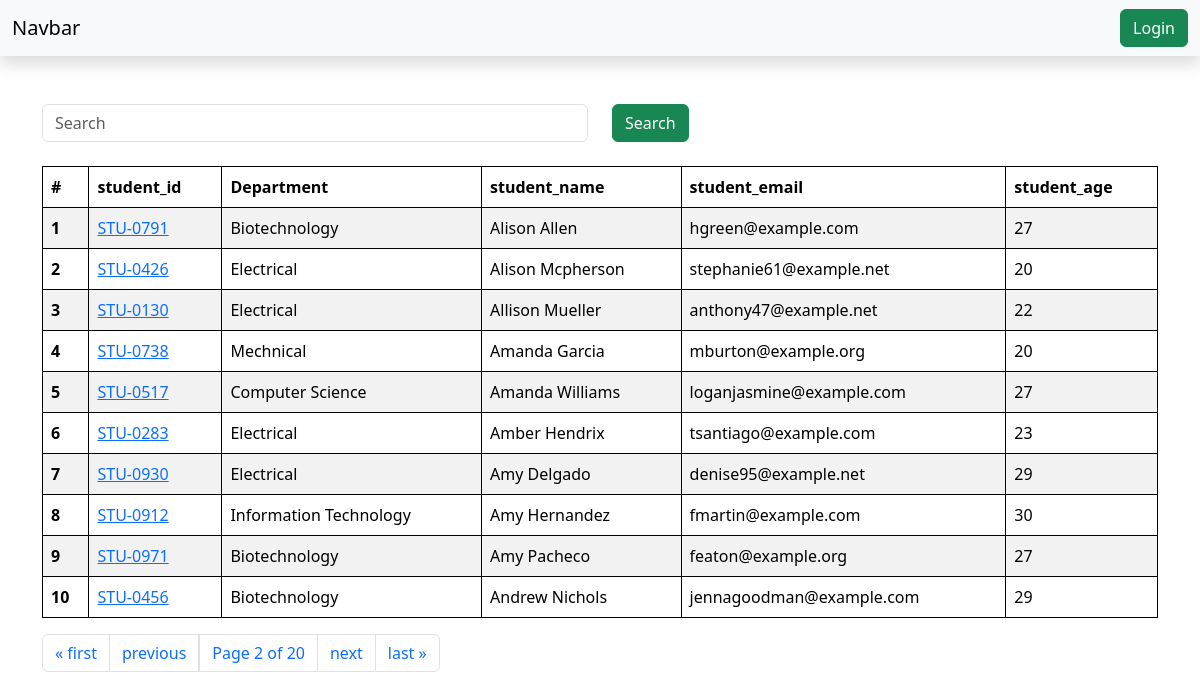
Screenshot of /students/?page=2 with the database file from the repository.
### vege/models.py (models this page shows, shortened)
class Student(models.Model):
    department = models.ForeignKey(Department, related_name="depart", on_delete=models.CASCADE)
    student_id = models.OneToOneField(StudentID, related_name="studentid", on_delete=models.CASCADE)
    student_name = models.CharField(max_length=100)
    student_email = models.EmailField(unique=True)
    student_age = models.IntegerField(default=18)
    student_address = models.TextField()
    class Meta:
        ordering = ['student_name']
        verbose_name = "student"

class StudentID(models.Model):
    student_id = models.CharField(max_length=100)
    def __str__(self) -> str:
        return self.student_id

class Department(models.Model):
    department = models.CharField(max_length=100)
    class Meta:
        ordering = ['department']

### vege/views.py (the view, shortened to what this page needs)
# urls.py: path('students/', get_student, name="get_student"),
def get_student(request):
    queryset = Student.objects.all()
    paginator = Paginator(queryset, 10)  # Show 10 rowa per page.
    page_number = request.GET.get("page", 1)
    page_obj = paginator.get_page(page_number)
    print(page_obj)
    return render(request, 'report/students.html', {'queryset' : page_obj})

### vege/templates/report/students.html
{% extends "base.html" %}
{% block start %}
<div class="container mt-5">
    <form class="mb-4" method="get" id="234">
        <div class="row">
            <div class="col-md-6">
                <input type="text" name="search" class="form-control" placeholder="Search"
                    value="{{ request.GET.search }}">
            </div>
            <div class="col-md-6">
                <button class="btn btn-success">Search</button>
            </div>
        </div>
    </form>
    <table class="table table-striped">
        <thead>
            <tr>
                <th scope="col">#</th>
                <th scope="col">student_id</th>
                <th scope="col">Department</th>
                <th scope="col">student_name</th>
                <th scope="col">student_email</th>
                <th scope="col">student_age</th>
            </tr>
        </thead>
        <tbody>
            {% for student in queryset %}
            <tr>
                <th scope="row">{{forloop.counter}}</th>
                <td><a href="{% url 'see_marks' student.student_id %}">
                        {{student.student_id}}</a></td>
                <td>{{student.department.department}}</td>
                <td>{{student.student_name}}</td>
                <td>{{student.student_email}}</td>
                <td>{{student.student_age}}</td>
            </tr>
            {% endfor %}
        </tbody>
    </table>
    <nav aria-label="Page navigation example">
        <ul class="pagination">
            {% if queryset.has_previous %}
            <li class="page-item"><a class="page-link" href="?page=1">&laquo; first</a></li>
            <li class="page-item"><a class="page-link"
                    href="?page={{ queryset.previous_page_number }}&search={{ request.GET.search }}">previous</a>
            </li>
            {% endif %}
            <span class="current page-link">
                Page {{ queryset.number }} of {{ queryset.paginator.num_pages }}
            </span>
            {% if queryset.has_next %}
            <li class="page-item"><a class="page-link" href="?page={{ queryset.next_page_number }}">next</a></li>
            <li class="page-item"><a class="page-link" href="?page={{ queryset.paginator.num_pages }}">last &raquo;</a>
            </li>
            {% endif %}
        </ul>
    </nav>
</div>
{% endblock %}

### home/templates/base.html (style rules this page uses)
table, th, td { border: 1px solid black; }

### rows the page displays
Student: student_id "STU-0791", department.department "Biotechnology", student_name "Alison Allen", student_email "hgreen@example.com", student_age "27"
Student: student_id "STU-0426", department.department "Electrical", student_name "Alison Mcpherson", student_email "stephanie61@example.net", student_age "20"
Student: student_id "STU-0130", department.department "Electrical", student_name "Allison Mueller", student_email "anthony47@example.net", student_age "22"
Student: student_id "STU-0738", department.department "Mechnical", student_name "Amanda Garcia", student_email "mburton@example.org", student_age "20"
Student: student_id "STU-0517", department.department "Computer Science", student_name "Amanda Williams", student_email "loganjasmine@example.com", student_age "27"
Student: student_id "STU-0283", department.department "Electrical", student_name "Amber Hendrix", student_email "tsantiago@example.com", student_age "23"
Student: student_id "STU-0930", department.department "Electrical", student_name "Amy Delgado", student_email "denise95@example.net", student_age "29"
Student: student_id "STU-0912", department.department "Information Technology", student_name "Amy Hernandez", student_email "fmartin@example.com", student_age "30"
Student: student_id "STU-0971", department.department "Biotechnology", student_name "Amy Pacheco", student_email "featon@example.org", student_age "27"
Student: student_id "STU-0456", department.department "Biotechnology", student_name "Andrew Nichols", student_email "jennagoodman@example.com", student_age "29"

### other values shown
{{ queryset.number }} "2"
{{ queryset.paginator.num_pages }} "20"
